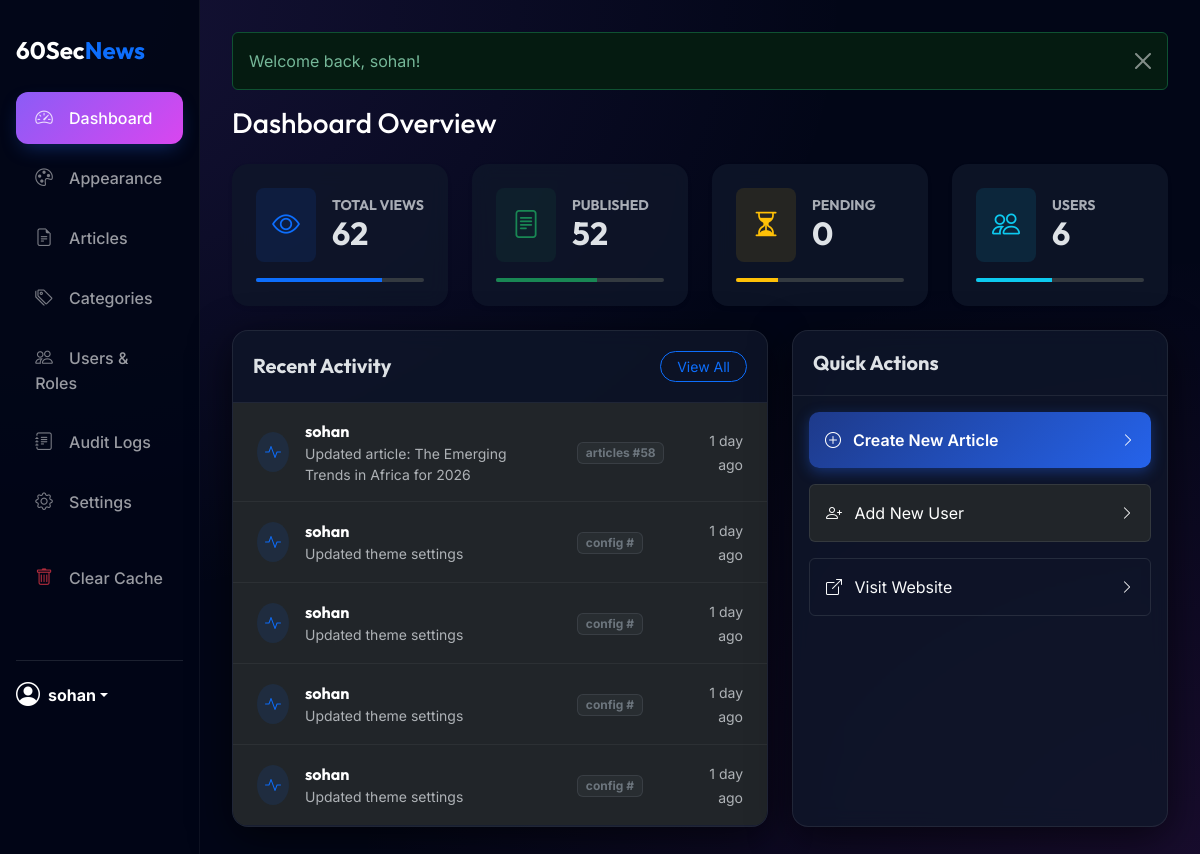
The app's page /public/admin/index.php (signed in) with its own data.
### tables this page shows
CREATE TABLE `audit_logs` (
  `id` int(11) NOT NULL,
  `user_id` int(11) NOT NULL,
  `action` varchar(255) NOT NULL,
  `table_name` varchar(50) DEFAULT NULL,
  `record_id` int(11) DEFAULT NULL,
  `ip_address` varchar(45) DEFAULT NULL,
  `timestamp` timestamp NOT NULL DEFAULT current_timestamp()
);

CREATE TABLE `users` (
  `id` int(11) NOT NULL,
  `username` varchar(50) NOT NULL,
  `email` varchar(100) NOT NULL,
  `password_hash` varchar(255) NOT NULL,
  `role_id` int(11) NOT NULL,
  `created_at` timestamp NOT NULL DEFAULT current_timestamp(),
  `last_login` timestamp NULL DEFAULT NULL,
  `login_attempts` int(11) DEFAULT 0,
  `lockout_time` timestamp NULL DEFAULT NULL,
  `status` enum('active','inactive','banned') DEFAULT 'active'
);

### app/rbac.php (called while the page is built, shortened)
<?php
function is_logged_in()
{
    return isset($_SESSION['user_id']) && isset($_SESSION['role_id']);
}
function has_permission($permission)
{
    $role_id = $_SESSION['role_id'] ?? 0;
    if ($role_id == 1) {
        return true;
    }
    $db = DB::getInstance()->getConnection();
    $stmt = $db->prepare("
        SELECT 1
        FROM role_permissions
        WHERE role_id = ? AND permission_string = ?
    ");
    $stmt->execute([$role_id, $permission]);
    return $stmt->fetchColumn() !== false;
}

### public/admin/index.php (the view, shortened to what this page needs)
<?php
require_once __DIR__ . '/layout/header.php';
$db = DB::getInstance()->getConnection();
$published_articles = $db->query("SELECT COUNT(*) FROM articles WHERE status = 'published'")->fetchColumn();
$pending_articles = $db->query("SELECT COUNT(*) FROM articles WHERE status = 'pending'")->fetchColumn();
$total_views = $db->query("SELECT SUM(view_count) FROM views")->fetchColumn() ?: 0;
$total_users = $db->query("SELECT COUNT(*) FROM users")->fetchColumn();
$recent_logs = $db->query("
    SELECT a.*, u.username
    FROM audit_logs a
    JOIN users u ON a.user_id = u.id
    ORDER BY a.timestamp DESC
    LIMIT 5
")->fetchAll();
?>
<h1 class="h3 mb-4 text-white">Dashboard Overview</h1>
<div class="row g-4 mb-4">
    <div class="col-12 col-sm-6 col-xl-3">
        <div class="card h-100 border-0 shadow-sm">
            <div class="card-body p-4">
                <div class="d-flex align-items-center mb-3">
                    <div class="flex-shrink-0 bg-primary bg-opacity-10 rounded-3 p-3 text-primary">
                        <i class="bi bi-eye fs-3"></i>
                    </div>
                    <div class="ms-3">
                        <h6 class="text-muted mb-0 small text-uppercase fw-bold">Total Views</h6>
                        <h2 class="mb-0 fw-bold"><?= number_format($total_views) ?></h2>
                    </div>
                </div>
                <div class="progress" style="height: 4px;">
                    <div class="progress-bar bg-primary" style="width: 75%"></div>
                </div>
            </div>
        </div>
    </div>
    <div class="col-12 col-sm-6 col-xl-3">
        <div class="card h-100 border-0 shadow-sm">
            <div class="card-body p-4">
                <div class="d-flex align-items-center mb-3">
                    <div class="flex-shrink-0 bg-success bg-opacity-10 rounded-3 p-3 text-success">
                        <i class="bi bi-file-text fs-3"></i>
                    </div>
                    <div class="ms-3">
                        <h6 class="text-muted mb-0 small text-uppercase fw-bold">Published</h6>
                        <h2 class="mb-0 fw-bold"><?= number_format($published_articles) ?></h2>
                    </div>
                </div>
                <div class="progress" style="height: 4px;">
                    <div class="progress-bar bg-success" style="width: 60%"></div>
                </div>
            </div>
        </div>
    </div>
    <div class="col-12 col-sm-6 col-xl-3">
        <div class="card h-100 border-0 shadow-sm">
            <div class="card-body p-4">
                <div class="d-flex align-items-center mb-3">
                    <div class="flex-shrink-0 bg-warning bg-opacity-10 rounded-3 p-3 text-warning">
                        <i class="bi bi-hourglass-split fs-3"></i>
                    </div>
                    <div class="ms-3">
                        <h6 class="text-muted mb-0 small text-uppercase fw-bold">Pending</h6>
                        <h2 class="mb-0 fw-bold"><?= number_format($pending_articles) ?></h2>
                    </div>
                </div>
                <div class="progress" style="height: 4px;">
                    <div class="progress-bar bg-warning" style="width: 25%"></div>
                </div>
            </div>
        </div>
    </div>
    <div class="col-12 col-sm-6 col-xl-3">
        <div class="card h-100 border-0 shadow-sm">
            <div class="card-body p-4">
                <div class="d-flex align-items-center mb-3">
                    <div class="flex-shrink-0 bg-info bg-opacity-10 rounded-3 p-3 text-info">
                        <i class="bi bi-people fs-3"></i>
                    </div>
                    <div class="ms-3">
                        <h6 class="text-muted mb-0 small text-uppercase fw-bold">Users</h6>
                        <h2 class="mb-0 fw-bold"><?= number_format($total_users) ?></h2>
                    </div>
                </div>
                <div class="progress" style="height: 4px;">
                    <div class="progress-bar bg-info" style="width: 45%"></div>
                </div>
            </div>
        </div>
    </div>
</div>
<div class="row g-4">
    <div class="col-md-7">
        <div class="card h-100">
            <div class="card-header d-flex justify-content-between align-items-center">
                <h5 class="mb-0 fw-bold">Recent Activity</h5>
                <?php if (has_permission('view_logs')): ?>
                    <a href="logs.php" class="btn btn-sm btn-outline-primary px-3 rounded-pill">View All</a>
                <?php endif; ?>
            </div>
            <div class="card-body p-0">
                <div class="table-responsive">
                    <table class="table mb-0">
                        <tbody>
                            <?php foreach ($recent_logs as $log): ?>
                                <tr>
                                    <td class="ps-4">
                                        <div class="d-flex align-items-center">
                                            <div class="bg-primary bg-opacity-10 rounded-circle p-2 me-3">
                                                <i class="bi bi-activity text-primary"></i>
                                            </div>
                                            <div>
                                                <span class="fw-bold text-white"><?= e($log['username']) ?></span>
                                                <span class="text-muted small d-block"><?= e($log['action']) ?></span>
                                            </div>
                                        </div>
                                    </td>
                                    <td>
                                        <?php if ($log['table_name']): ?>
                                            <span
                                                class="badge bg-secondary bg-opacity-10 text-secondary border border-secondary border-opacity-25 small">
                                                <?= e($log['table_name']) ?> #<?= e($log['record_id']) ?>
                                            </span>
                                        <?php endif; ?>
                                    </td>
                                    <td class="text-end pe-4">
                                        <small class="text-muted"><?= time_ago($log['timestamp']) ?></small>
                                    </td>
                                </tr>
                            <?php endforeach; ?>
                        </tbody>
                    </table>
                </div>
            </div>
        </div>
    </div>
    <div class="col-md-5">
        <div class="card h-100">
            <div class="card-header">
                <h5 class="mb-0 fw-bold">Quick Actions</h5>
            </div>
            <div class="card-body">
                <div class="d-grid gap-3">
                    <?php if (has_permission('create_article')): ?>
                        <a href="article_edit.php"
                            class="btn btn-primary d-flex align-items-center justify-content-between p-3">
                            <span><i class="bi bi-plus-circle me-2"></i> Create New Article</span>
                            <i class="bi bi-chevron-right small"></i>
                        </a>
                    <?php endif; ?>
                    <?php if (has_permission('manage_users')): ?>
                        <a href="users.php"
                            class="btn btn-dark d-flex align-items-center justify-content-between p-3 border border-secondary border-opacity-25">
                            <span><i class="bi bi-person-plus me-2"></i> Add New User</span>
                            <i class="bi bi-chevron-right small"></i>
                        </a>
                    <?php endif; ?>
                    <a href="<?= BASE_URL ?>/" target="_blank"
                        class="btn btn-outline-light d-flex align-items-center justify-content-between p-3 border border-secondary border-opacity-25">
                        <span><i class="bi bi-box-arrow-up-right me-2"></i> Visit Website</span>
                        <i class="bi bi-chevron-right small"></i>
                    </a>
                </div>
            </div>
        </div>
    </div>
</div>
<?php require_once __DIR__ . '/layout/footer.php'; ?>

### records on screen
audit_logs: user.username "sohan", action "Updated article: The Emerging Trends in Africa for 2026", table_name "articles", record "58", timestamp "1 day ago"
audit_logs: user.username "sohan", action "Updated theme settings", table_name "config", timestamp "1 day ago"
audit_logs: user.username "sohan", action "Updated theme settings", table_name "config", timestamp "1 day ago"
audit_logs: user.username "sohan", action "Updated theme settings", table_name "config", timestamp "1 day ago"
audit_logs: user.username "sohan", action "Updated theme settings", table_name "config", timestamp "1 day ago"

### other values on screen
$_SESSION['username'] "sohan"
$message "Welcome back, sohan!"
$total_views "62"
$published_articles "52"
$pending_articles "0"
$total_users "6"
